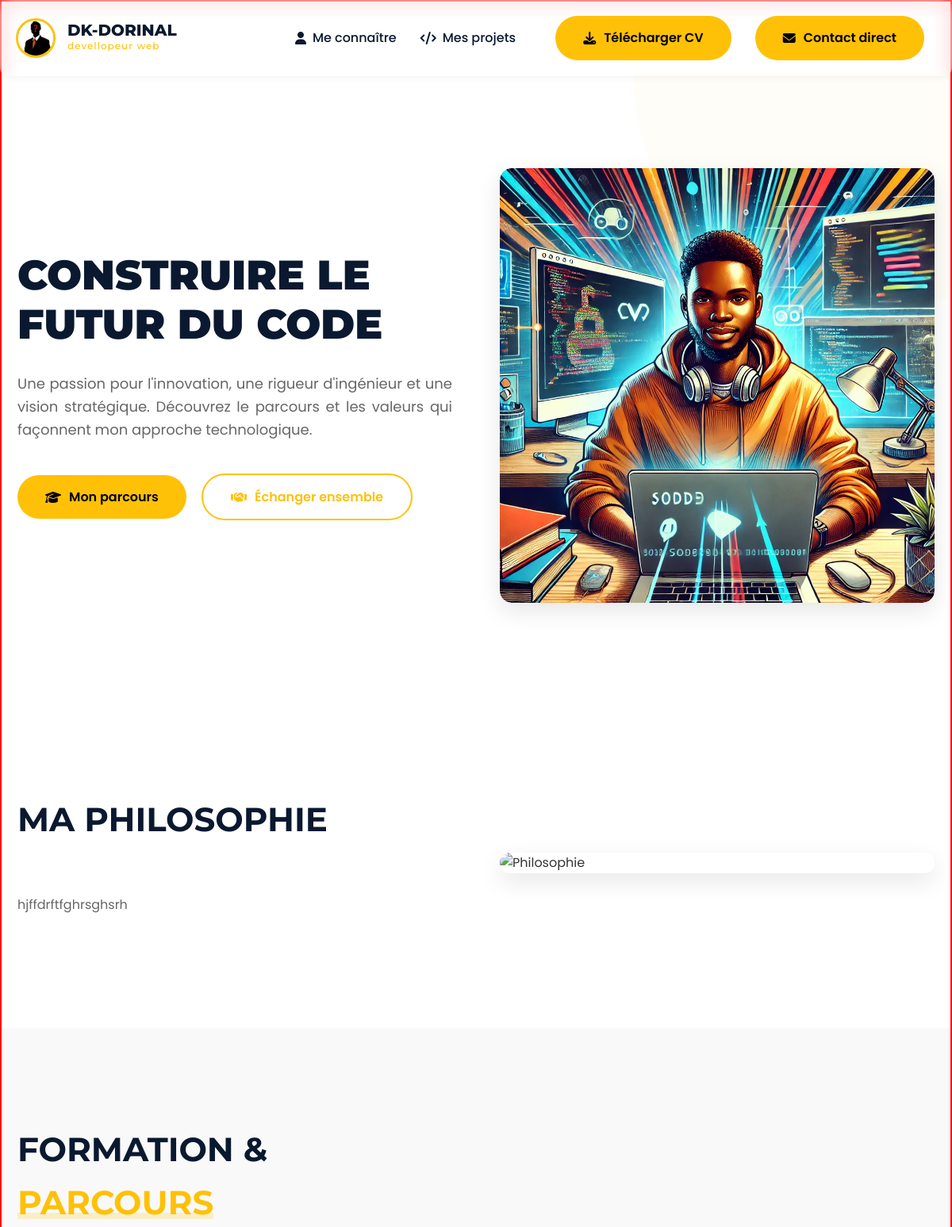
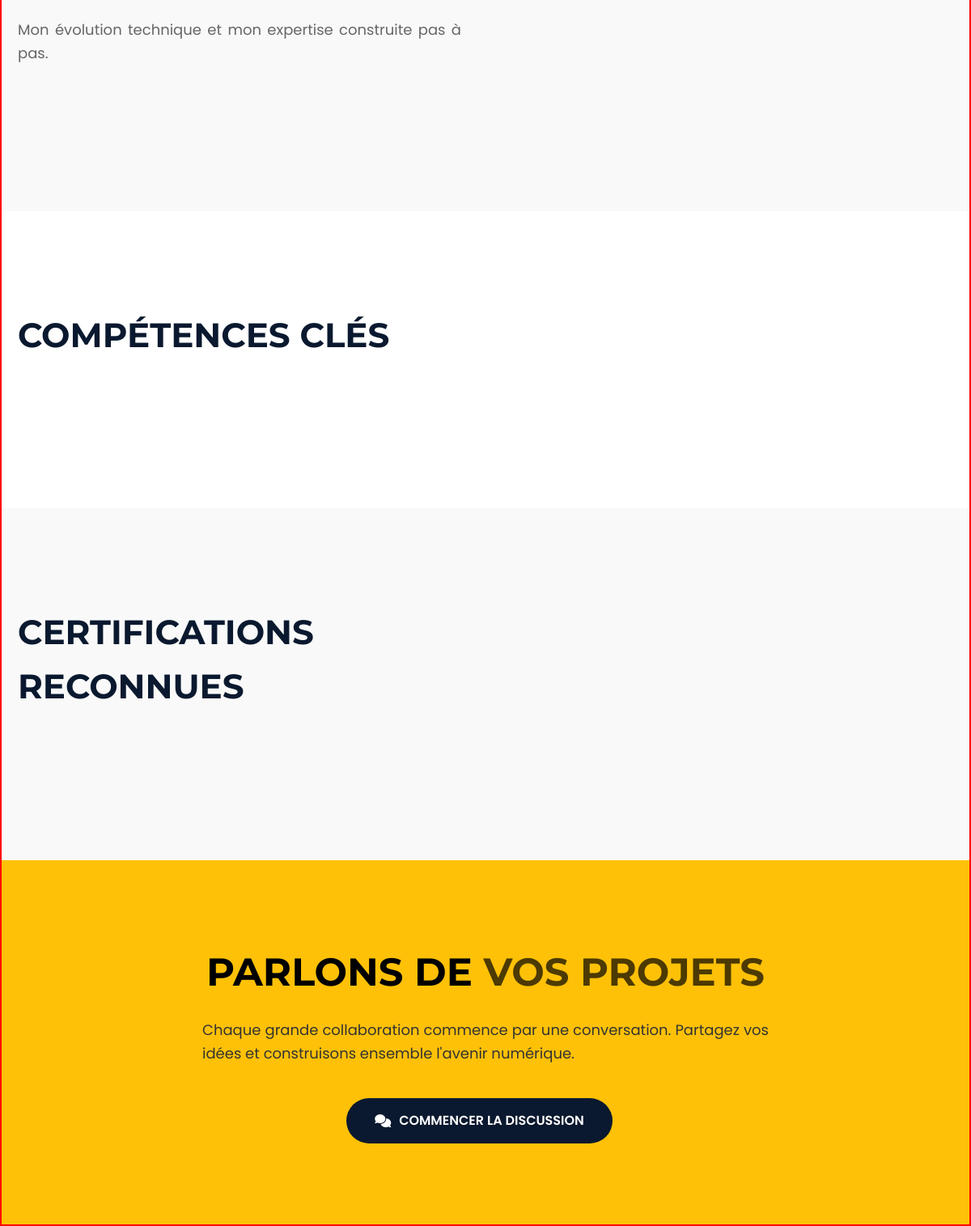
Page /me_connaitre on the committed database (2 pictures, top to bottom).
### models.py (models this page shows, shortened)
class Utilisateur(db.Model, UserMixin):
    __tablename__ = 'utilisateurs'
    id = db.Column(db.Integer, primary_key=True)
    nom_utilisateur = db.Column(db.String(80), unique=True, nullable=False)
    email = db.Column(db.String(120), unique=True, nullable=False)
    mot_de_passe_hache = db.Column(db.String(255), nullable=True)
    role = db.Column(db.String(20), default='user')
    jeton_github = db.Column(db.String(255), nullable=True)
    photo_profil = db.Column(db.String(255), nullable=True, default='default-avatar.jpg')
    photo_couverture = db.Column(db.String(255), nullable=True, default='default-cover.jpg')
    cv = db.Column(db.String(255))
    biographie = db.Column(db.Text, nullable=True)
    poste = db.Column(db.String(100), nullable=True)  # Ex: "Développeur Full Stack"
    localisation = db.Column(db.String(100), nullable=True)
    site_web = db.Column(db.String(255), nullable=True)
    twitter = db.Column(db.String(100), nullable=True)
    linkedin = db.Column(db.String(100), nullable=True)
    github = db.Column(db.String(100), nullable=True)
    github_access_token = db.Column(db.String(255), nullable=True)
    telephone_principal = db.Column(db.String(20), nullable=True)
    telephone_mobile = db.Column(db.String(20), nullable=True)
    theme_prefere = db.Column(db.String(20), default='light')  # 'light' ou 'dark'
    est_confirme = db.Column(db.Boolean, default=False)
    date_confirmation = db.Column(db.DateTime, nullable=True)
    date_creation = db.Column(db.DateTime, default=datetime.utcnow)
    derniere_connexion = db.Column(db.DateTime, default=datetime.utcnow, onupdate=datetime.utcnow)
    projets = db.relationship('Projet', backref='proprietaire', lazy=True, cascade="all, delete-orphan")

class AboutPage(db.Model):
    __tablename__ = 'about_pages'
    id = db.Column(db.Integer, primary_key=True)
    utilisateur_id = db.Column(db.Integer, nullable=False, index=True)
    hero_titre = db.Column(db.String(255), default="PLUS QU'UN DÉVELOPPEUR")
    hero_texte = db.Column(db.Text, default="Une passion pour l'innovation...")
    hero_image = db.Column(db.String(500), nullable=True)  # Nom du fichier
    hero_bouton_1_texte = db.Column(db.String(100), default="Mon parcours")
    hero_bouton_1_lien = db.Column(db.String(255), default="#formation")
    hero_bouton_2_texte = db.Column(db.String(100), default="Échanger ensemble")
    hero_bouton_2_lien = db.Column(db.String(255), default="#contact")
    philosophie_titre = db.Column(db.String(255), default="MA PHILOSOPHIE")
    philosophie_sous_titre = db.Column(db.String(255), default="L'humain au centre de la technologie")
    philosophie_description_1 = db.Column(db.Text, default="...")
    philosophie_description_2 = db.Column(db.Text, default="...")
    philosophie_image = db.Column(db.String(500), nullable=True)
    parcours_image = db.Column(db.String(500), nullable=True)
    competences_titre = db.Column(db.String(255), default="COMPÉTENCES CLÉS")
    competences_sous_titre = db.Column(db.String(255), default="...")
    competences_image = db.Column(db.String(500), nullable=True)
    certifications_titre = db.Column(db.String(255), default="CERTIFICATIONS RECONNUES")
    certifications_sous_titre = db.Column(db.String(255), default="...")
    certifications_image = db.Column(db.String(500), nullable=True)
    values_json = db.Column(db.JSON, default=list)
    parcours_json = db.Column(db.JSON, default=list)
    competences_json = db.Column(db.JSON, default=list)
    certifications_json = db.Column(db.JSON, default=list)
    date_creation = db.Column(db.DateTime, default=datetime.utcnow)
    date_mise_a_jour = db.Column(db.DateTime, default=datetime.utcnow, onupdate=datetime.utcnow)

### routes.py (the view)
@portfolio_bp.route('/me_connaitre')
def me_connaitre():
    context = get_common_context()
    if not context['user']:
        abort(404)
    about_config = AboutPage.query.filter_by(utilisateur_id=context['user'].id).first()
    return render_template('portfolio/me_connaitre.html', about_config=about_config, **context)

### routes.py (called while the page is built)
def get_common_context():
    user = Utilisateur.query.first()  # On récupère le propriétaire du portfolio
    return {
        'user': user
    }

### templates/portfolio/me_connaitre.html (shortened to what this page needs)
{% extends "portfolio/master.html" %}
{% block content %}
<!DOCTYPE html>
<html lang="fr">
<head>
    <link rel="stylesheet" href="https://cdnjs.cloudflare.com/ajax/libs/font-awesome/6.4.0/css/all.min.css">
    <link rel="stylesheet" href="{{ url_for('static', filename='css/portfolio.css') }}">
</head>
<body>
<section class="hero">
    <div class="container">
        <div class="hero-content">
            <div class="hero-text content-left">
                <h1>{{ about_config.hero_titre|default("PLUS QU'UN <span class='highlight'>DÉVELOPPEUR</span>", true)|safe }}</h1>
                <p>{{ about_config.hero_texte|default("Une passion pour l'innovation, une rigueur d'ingénieur et une vision stratégique. Découvrez le parcours et les valeurs qui façonnent mon approche technologique.", true) }}</p>
                <div class="hero-buttons">
                    {% if about_config and about_config.hero_bouton_1_texte %}
                    <a href="{{ about_config.hero_bouton_1_lien|default('#formation', true) }}" class="btn">
                        <i class="fas fa-graduation-cap"></i>
                        {{ about_config.hero_bouton_1_texte }}
                    </a>
                    {% endif %}
                    {% if about_config and about_config.hero_bouton_2_texte %}
                    <a href="{{ about_config.hero_bouton_2_lien|default('#contact', true) }}" class="btn btn-secondary">
                        <i class="fas fa-handshake"></i>
                        {{ about_config.hero_bouton_2_texte }}
                    </a>
                    {% endif %}
                </div>
            </div>
            <div class="hero-image image-right">
                <img src="{% if about_config and about_config.hero_image %}{{ url_for('portfolio.serve_public_media', folder='about', filename=about_config.hero_image) }}{% else %}https://images.unsplash.com/photo-1497215728101-856f4ea42174?q=80&w=1000&auto=format&fit=crop{% endif %}"
                     alt="Espace de travail"
                     onerror="this.src='https://images.unsplash.com/photo-1497215728101-856f4ea42174?q=80&w=1000&auto=format&fit=crop'">
            </div>
        </div>
    </div>
</section>
<section class="alternating-section">
    <div class="container">
        <div class="alternating-content">
            <div class="about-text content-left">
                <div class="section-header">
                    <h2>{{ about_config.philosophie_titre|default("MA <span class='highlight'>PHILOSOPHIE</span>", true)|safe }}</h2>
                </div>
                {% if about_config and about_config.philosophie_description_1 %}
                <p style="margin-bottom: 20px;">{{ about_config.philosophie_description_1 }}</p>
                {% endif %}
            </div>
            {% if about_config and about_config.philosophie_image %}
            <div class="image-container image-right">
                <img src="{{ url_for('portfolio.serve_public_media', folder='about', filename=about_config.philosophie_image) }}"
                     alt="Philosophie"
                     onerror="this.src='https://images.unsplash.com/photo-1522202176988-66273c2fd55f?q=80&w=1000&auto=format&fit=crop'">
            </div>
            {% endif %}
        </div>
    </div>
</section>
<section class="formation-parcours" id="formation">
    <div class="container">
        <div class="alternating-content">
            <div class="content-right">
                <div class="section-header">
                    <h2>FORMATION & <span class="highlight">PARCOURS</span></h2>
                    <p>Mon évolution technique et mon expertise construite pas à pas.</p>
                </div>
            </div>
        </div>
    </div>
</section>
<section class="alternating-section">
    <div class="container">
        <div class="alternating-content">
            <div class="content-left">
                <div class="section-header">
                    <h2>{{ about_config.competences_titre|default("COMPÉTENCES <span class='highlight'>CLÉS</span>", true)|safe }}</h2>
                </div>
            </div>
        </div>
    </div>
</section>
<section class="certifications alternating-section">
    <div class="container">
        <div class="alternating-content">
            <div class="content-right">
                <div class="section-header">
                    <h2>{{ about_config.certifications_titre|default("CERTIFICATIONS <span class='highlight'>RECONNUES</span>", true)|safe }}</h2>
                </div>
            </div>
        </div>
    </div>
</section>
<section class="cta" id="contact">
    <div class="container">
        <h2>PARLONS DE <span class="light">VOS PROJETS</span></h2>
        <p>Chaque grande collaboration commence par une conversation. Partagez vos idées et construisons ensemble l'avenir numérique.</p>
        <a href="{{ url_for('portfolio.contact') }}" class="btn btn-dark">
            <i class="fas fa-comments"></i>
            COMMENCER LA DISCUSSION
        </a>
    </div>
</section>
</body>
</html>
{% endblock %}

### templates/portfolio/includes/menu.html (shortened to what this page needs)
<nav class="main-nav">
    <div class="container">
      <div class="nav-content">
        <div class="logo-container">
          <a href="{{ url_for('portfolio.home') }}" class="logo">
          <div class="profile-pic">
              {% if user and user.photo_profil and user.photo_profil != 'default-avatar.jpg' %}
                  <img src="{{ url_for('portfolio.serve_public_media', folder='profiles', filename=user.photo_profil) }}"
                       alt="Photo de {{ user.nom_utilisateur }}"
                       onerror="this.onerror=null; this.src='{{ url_for('static', filename='img/avatar.png') }}'">
              {% else %}
                  <img src="{{ url_for('static', filename='img/avatar.png') }}" alt="Photo de profil">
              {% endif %}
          </div>
            <div class="logo-text">
              <span class="logo-name">{{ user.nom_utilisateur|upper if user else 'TECH_PORTFOLIO' }}</span>
              <span class="logo-title">{{ user.poste or 'Expert IT' }}</span>
            </div>
          </a>
        </div>
        <ul class="nav-menu">
          <li>
            <a href="{{ url_for('portfolio.me_connaitre') }}" class="nav-link">
                <i class="fas fa-user"></i> Me connaître
            </a>
          </li>
          <li>
            <a href="{{ url_for('portfolio.projets_liste') }}" class="nav-link">
                <i class="fas fa-code"></i> Mes projets
            </a>
          </li>
          <li class="auth-buttons">
              {% if user and user.cv %}
                  <a href="{{ url_for('portfolio.serve_public_media', folder='docs', filename=user.cv) }}"
                     class="btn btn-outline"
                     download="CV_{{ user.nom_utilisateur }}.pdf">
                     <i class="fas fa-download"></i> Télécharger CV
                  </a>
              {% else %}
                  <a href="#" class="btn btn-outline disabled" onclick="alert('CV non disponible'); return false;">
                    <i class="fas fa-download"></i> Télécharger CV
                  </a>
              {% endif %}
            <a href="{{ url_for('portfolio.contact') }}" class="btn">
                <i class="fas fa-envelope"></i> Contact direct
            </a>
          </li>
        </ul>
      </div>
    </div>
</nav>

### static/css/portfolio.css (style rules this page uses)
* { margin: 0; padding: 0; box-sizing: border-box; }
body { font-family: "Poppins", sans-serif; color: #333; line-height: 1.6; overflow-x: hidden; }
h1, h2, h3, h4, .logo { font-family: "Montserrat", sans-serif; }
.container { max-width: 100%; margin: 0 auto; padding: 0 20px; }
.hero { background: linear-gradient(135deg, #0a192f 0%, #112240 100%); padding: 120px 0; position: relative; overflow: hidden; color: #fff; }
.hero::before { content: ""; position: absolute; width: 600px; height: 600px; background: rgba(255, 193, 7, 0.03); border-radius: 50%; top: -300px; right: -200px; }
.hero-content { display: grid; grid-template-columns: 1fr 1fr; gap: 60px; align-items: center; position: relative; z-index: 1; }
.hero-text h1 { font-size: 52px; margin-bottom: 20px; line-height: 1.2; opacity: 0; animation: fadeInUp 1s ease-out forwards; }
.hero-text p { margin-bottom: 30px; color: #ccd6f6; font-size: 18px; opacity: 0; animation: fadeInUp 1s ease-out 0.3s forwards; }
.btn { display: inline-flex; align-items: center; gap: 10px; padding: 14px 32px; background: #ffc107; color: #000; text-decoration: none; border-radius: 8px; font-weight: 600; transition: all 0.3s; margin-right: 15px; opacity: 0; animation: fadeInUp 1s ease-out 0.6s forwards; border: none; cursor: pointer; }
.btn-secondary { background: transparent; border: 2px solid #ffc107; color: #ffc107; }
.hero-image { position: relative; opacity: 0; animation: fadeIn 1.5s ease-out 0.9s forwards; }
.hero-image img { width: 100%; border-radius: 15px; box-shadow: 0 20px 40px rgba(0, 0, 0, 0.3); filter: brightness(0.95) contrast(1.1); }
.about-text h2 { font-size: 36px; margin-bottom: 10px; opacity: 0; animation: fadeInUp 1s ease-out 0.2s forwards; }
.about-text p { margin-bottom: 30px; color: #666; line-height: 1.8; opacity: 0; animation: fadeInUp 1s ease-out 0.6s forwards; }
.section-header { text-align: center; margin-bottom: 80px; }
.section-header h2 { font-size: 42px; margin-bottom: 15px; opacity: 0; animation: fadeInUp 1s ease-out forwards; }
.section-header h2 .highlight { color: #ffc107; }
.section-header p { color: #666; max-width: 700px; margin: 0 auto; opacity: 0; animation: fadeInUp 1s ease-out 0.3s forwards; }
.btn-dark { background: #0a192f; color: #fff; }
.cta { background: linear-gradient(135deg, #ffc107 0%, #f9a825 100%); padding: 120px 0; text-align: center; position: relative; overflow: hidden; }
.cta::before { content: ""; position: absolute; top: -50%; left: -10%; width: 200px; height: 200px; background: rgba(255, 255, 255, 0.1); transform: rotate(45deg); }
.cta h2 { font-size: 46px; margin-bottom: 20px; opacity: 0; animation: fadeInUp 1s ease-out forwards; }
.cta h2 .light { color: rgba(0, 0, 0, 0.7); }
.cta p { max-width: 600px; margin: 0 auto 30px; color: #333; font-size: 18px; opacity: 0; animation: fadeInUp 1s ease-out 0.3s forwards; }
.cta .btn-dark { opacity: 0; animation: fadeInUp 1s ease-out 0.6s forwards; }

### templates/portfolio/master.html (style rules this page uses)
html { border: 2px solid red; width: 100% !important; margin-left: 0 !important; }
p { text-align : justify !important; }

### rows in the picture
Utilisateur: nom_utilisateur "DK-DORINAL", poste "devellopeur web"
AboutPage: hero_titre "CONSTRUIRE LE FUTUR DU CODE", hero_texte "Une passion pour l'innovation, une rigueur d'ingénieur et une vision stratégique. Découvrez le parcours et les valeurs qui façonnent mon approche technologique.", hero_bouton_1_texte "Mon parcours", hero_bouton_2_texte "Échanger ensemble", hero_image (picture), philosophie_titre "MA PHILOSOPHIE", philosophie_description_1 "hjffdrftfghrsghsrh", competences_titre "COMPÉTENCES CLÉS", certifications_titre "CERTIFICATIONS RECONNUES"
